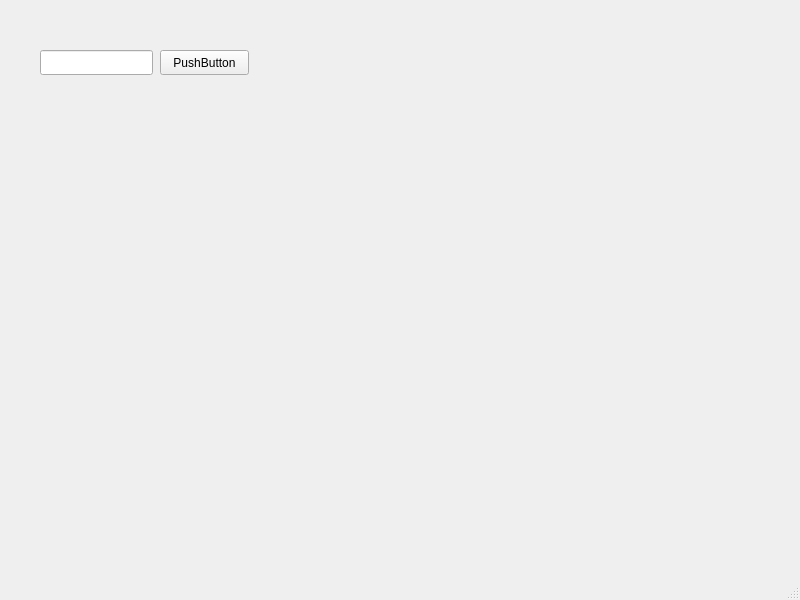
<?xml version="1.0" encoding="UTF-8"?>
<ui version="4.0">
 <class>MainWindow12</class>
 <widget class="QMainWindow" name="MainWindow12">
  <property name="geometry">
   <rect>
    <x>0</x>
    <y>0</y>
    <width>800</width>
    <height>600</height>
   </rect>
  </property>
  <property name="windowTitle">
   <string>MainWindow</string>
  </property>
  <widget class="QWidget" name="centralwidget">
   <widget class="QLineEdit" name="lineEdit">
    <property name="geometry">
     <rect>
      <x>40</x>
      <y>50</y>
      <width>113</width>
      <height>25</height>
     </rect>
    </property>
   </widget>
   <widget class="QPushButton" name="pushButton">
    <property name="geometry">
     <rect>
      <x>160</x>
      <y>50</y>
      <width>89</width>
      <height>25</height>
     </rect>
    </property>
    <property name="text">
     <string>PushButton</string>
    </property>
   </widget>
  </widget>
  <widget class="QMenuBar" name="menubar">
   <property name="geometry">
    <rect>
     <x>0</x>
     <y>0</y>
     <width>800</width>
     <height>22</height>
    </rect>
   </property>
  </widget>
  <widget class="QStatusBar" name="statusbar"/>
 </widget>
 <resources/>
 <connections/>
</ui>
